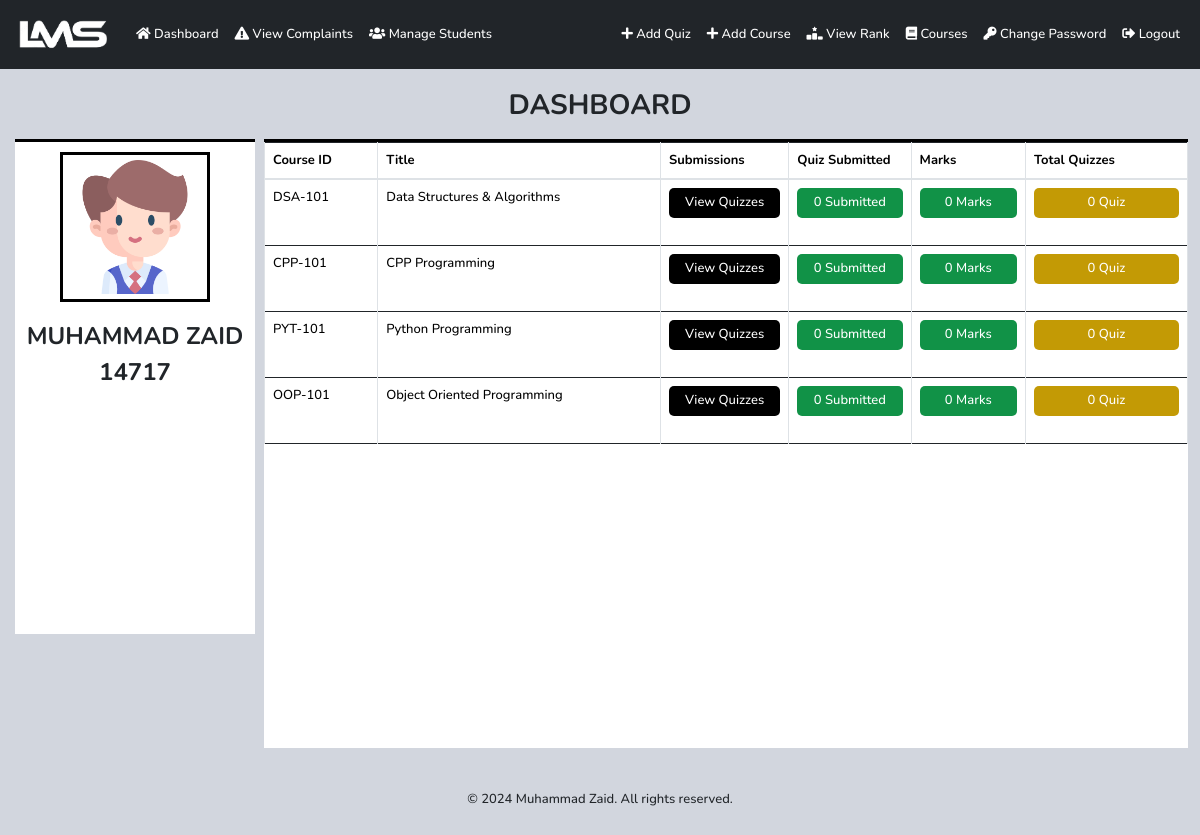
The app's page / (signed in) with its own data.
### base/models.py (models this page shows, shortened)
class Courses(models.Model):
    course_title = models.CharField(max_length=200)
    course_no = models.CharField(max_length=200, unique=True)

### base/views.py (the view)
# urls.py: path('', views.dashboard, name='dashboard'),
@login_required(login_url='login')
def dashboard(request):
    courses = Courses.objects.all()
    quizzes = Quiz.objects.all()
    submissions = Submission.objects.filter(student=request.user)
    submission_counts = {course.id: submissions.filter(course=course).count() for course in courses}
    marks_sums = {
    course.id: submissions.filter(course=course, marks__isnull=False).aggregate(Sum('marks'))['marks__sum'] or 0
        for course in courses
    }
    user_agent = request.META.get('HTTP_USER_AGENT')
    user_ip = request.META.get('REMOTE_ADDR')
    device_info = httpagentparser.detect(user_agent)
    device_type = device_info.get("platform", {}).get("name", "Unknown Device")
    return render(request, 'base/dashboard.html', {'courses': courses, 'quizzes': quizzes, 'submissions': submissions, 'submission_counts': submission_counts, 'marks_sums': marks_sums, 'user_agent': user_agent, 'user_ip': user_ip, 'device_type': device_type})

### base/templatetags/custom_tags.py (called while the page is built)
@register.filter
def get_item(dictionary, key):
    return dictionary.get(key)

### base/templates/base/dashboard.html (shortened to what this page needs)
{% extends 'base/main.html' %}
{% load static %}
{% load custom_tags %}
{% block content %}
<div class="main-container">
    <div class="dashboard-title-container">
        <h3><strong>DASHBOARD</strong></h3>
    </div>
    <div class="main-container-box" id="box1">
        {% if user.studentprofile.gender == 'Female' %}
        <img src="{% static 'images/fmale.png' %}" alt="female" class="profile-pic">
        {% else %}
        <img src="{% static 'images/male.png' %}" alt="male" class="profile-pic">
        {% endif %}
        <h4 class="profile-name"><strong>{{user.first_name | upper}} {{user.last_name | upper}}</strong></h4>
        <h4 class="profile-id"><strong>{{user.username | upper}}</strong></h4>
    </div>
    <div class="main-container-box" id="box2">
        <div class="table-responsive">
            <table class="table table-bordered md">
                <thead>
                <tr>
                    <th rowspan="2" width="15%">Course ID</th>
                    <th rowspan="2" width="40%">Title</th>
                    <th rowspan="2" width="15%">Submissions</th>
                    <th rowspan="2" width="15%">Quiz Submitted</th>
                    <th rowspan="2" width="15%">Marks</th>
                    <th rowspan="2" width="15%">Total Quizzes</th>
                </tr>
            </thead>
            <tbody>
                {% for course in courses %}
                <tr>
                    <td>{{course.course_no}}</td>
                    <td>{{course.course_title}}</td>
                    <td><a href="{% url 'quizzes' course.id %}"><input type="button" name="view" value="View Quizzes"
                        class="cstm-dead-btn view-deadline-btn"></a>
                    </td>
                    <td class="text-center">
                        <span class="sub-label">{{ submission_counts|get_item:course.id|default:0 }} Submitted</span>
                    </td>
                    <td class="text-center">
                        <span class="sub-label">{{ marks_sums|get_item:course.id|default:0 }} Marks</span>
                    </td>
                    <td class="text-center">
                        {% if course.quiz_set.count > 1 %}
                        <span class="total-label" id="quizzes-label">{{course.quiz_set.count}} Quizzes</span><br><br>
                        {% else %}
                        <span class="total-label" id="quizzes-label">{{course.quiz_set.count}} Quiz</span><br><br>
                        {% endif %}
                    </td>
                </tr>
                {% endfor %}
                </tbody>
            </table>
        </div>
    </div>
</div>
{% endblock %}

### base/static/css/main.css (style rules this page uses)
* { font-family: "Nunito", sans-serif; font-optical-sizing: auto; font-weight: 500; font-style: normal; }
body { background-color: #d2d6de; font-size: small; }
input { border: none; border-bottom: 2px solid #343a40; padding: 5px; width: 90%; font-weight: 500; }
a { text-decoration: none; color: #000; }
.main-container { position: relative; display: flex; justify-content: center; align-items: center; height: 88.5vh; flex-direction: row; flex-wrap: wrap; z-index: 1; }
.main-container-box { border-top: 3px solid black; }
#box1 { background-color: white; width: 20%; left: 15px; right: 0px; top: 70px; position: absolute; height: 70%; display: flex; justify-content: flex-start; align-items: center; flex-direction: column; flex-wrap: wrap; align-content: space-around; }
#box2 { background-color: white; right: 48%; top: 70px; left: 22%; position: absolute; height: 86%; width: 77%; display: flex; align-items: baseline; }
.profile-pic { margin-top: 10px; width: 150px; height: 150px; border: 3px solid black; padding: 5px; }
.dashboard-title-container { top: 20px; left: 0; right: 0; display: flex; justify-content: center; align-items: center; flex-direction: row; position: absolute; flex-wrap: nowrap; }
.profile-name { margin-top: 20px; font-weight: 500; }
.cstm-dead-btn { background-color: black; color: #fff; padding: 5px; border-radius: 5px; border: none; width: 100%; }
.sub-label { display: block; background-color: #119247; color: #fff; padding: 5px; border-radius: 5px; }
.total-label { display: inline-block; background-color: #c39a05; color: #fff; padding: 5px; border-radius: 5px; width: 145px; text-align: center; }
th { font-weight: bold; }
.table-responsive { overflow-x: auto; -webkit-overflow-scrolling: touch; }
.table { width: 100%; min-width: 800px; }
a { text-decoration: none; color: #fff; }

### base/templates/base/dashboard.html (style rules this page uses)
body { font-size: small; }

### records on screen
Courses: course_no "DSA-101", course_title "Data Structures & Algorithms", id "0", quiz_set.count "0"
Courses: course_no "CPP-101", course_title "CPP Programming", id "0", quiz_set.count "0"
Courses: course_no "PYT-101", course_title "Python Programming", id "0", quiz_set.count "0"
Courses: course_no "OOP-101", course_title "Object Oriented Programming", id "0", quiz_set.count "0"

### other values on screen
{{ user.first_name | upper }} "MUHAMMAD"
{{ user.last_name | upper }} "ZAID"
{{ user.username | upper }} "14717"
